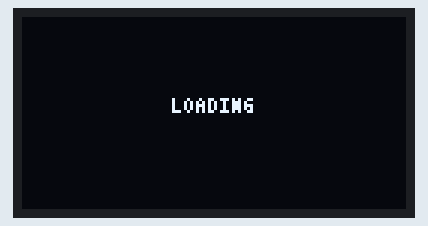
This sketch was run on a simulated Arduino Uno, built with avr-gcc and run on an emulated ATmega328P. On the bench: 128×64 one-colour display.

Above: at 0.5 s.
At 0.9 s:
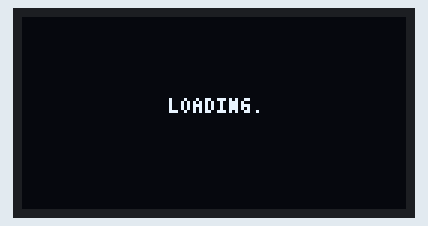
At 1.4 s:
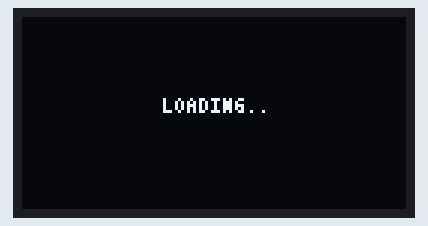
At 1.8 s:
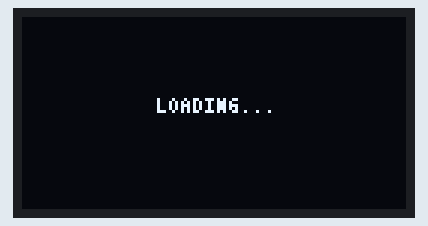
At 2.24 s:
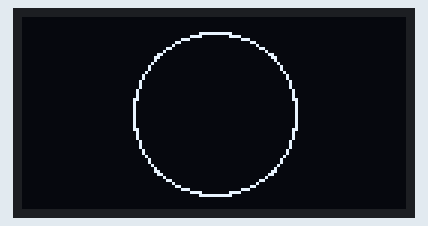
At 5.98 s:
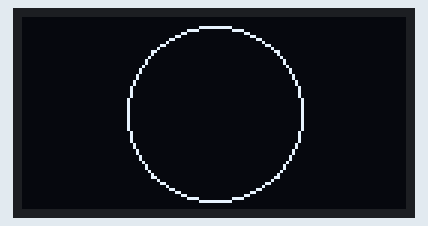

Measured:
- by itself, everything shown: repeats every 4.2 s, in 53 steps
- what the display in image 0 shows lasts 0.4 s, from 0.5 s to 0.9 s

The sketch:

oledmodule.ino
```cpp
#include <Arduino.h>

#include <U8g2lib.h>

 /* we are using u8g2 library here ,
 constructor format for it is as follows
 U8G2_[Controller][Resolution][Variant]_ [Buffer] _ [Communication] _ [Rotation and Pins]
 */
U8G2_SSD1306_128X64_NONAME_F_HW_I2C u8g2(  // we are using hardware i2c communication since software i2c was super slow and taking >1s for each buffer to bitbang.
  U8G2_R0,                  // Rotation: R0 = normal, R1=90°, R2=180°, R3=270°,MIRROR=flips,MIRROR_VERTICAL= flips vertically
  /* clock=*/  22,    // Your SCL pin (e.g., 22)
  /* data=*/   21,    // Your SDA pin (e.g., 21)
  /* reset=*/  U8X8_PIN_NONE // Usually no reset pin needed
);

auto& dis = u8g2;


// functions to draw stuff

//void dis.drawArc(u8g2_uint_t x0, u8g2_uint_t y0, u8g2_uint_t rad, int start, int end)
//void dis.drawBox(u8g2_uint_t x, u8g2_uint_t y, u8g2_uint_t w, u8g2_uint_t h)
//void dis.drawButtonUTF8(u8g2_uint_t x, u8g2_uint_t y, u8g2_uint_t flags, u8g2_uint_t width, u8g2_uint_t padding_h, u8g2_uint_t padding_v, const char *text)

//void dis.drawCircle(u8g2_uint_t x0, u8g2_uint_t y0, u8g2_uint_t rad, int opt = U8G2_DRAW_ALL)
//void dis.drawDisc(u8g2_uint_t x0, u8g2_uint_t y0, u8g2_uint_t rad, int opt = U8G2_DRAW_ALL)
//void dis.drawEllipse(u8g2_uint_t x0, u8g2_uint_t y0, u8g2_uint_t rx, u8g2_uint_t ry, int opt)
//void dis.drawFilledEllipse(u8g2_uint_t x0, u8g2_uint_t y0, u8g2_uint_t rx, u8g2_uint_t ry, int opt)
//void dis.drawFrame(u8g2_uint_t x, u8g2_uint_t y, u8g2_uint_t w, u8g2_uint_t h)
//u8g2_uint_t dis.drawGlyph(u8g2_uint_t x, u8g2_uint_t y, uint16_t encoding)
//u8g2_uint_t dis.drawGlyphX2(u8g2_uint_t x, u8g2_uint_t y, uint16_t encoding)
//  void dis.drawHLine(u8g2_uint_t x, u8g2_uint_t y, u8g2_uint_t w)
//void dis.drawLine(u8g2_uint_t x0, u8g2_uint_t y0, u8g2_uint_t x1, u8g2_uint_t y1)
//void dis.drawPixel(u8g2_uint_t x, u8g2_uint_t y)
//void dis.drawRBox(u8g2_uint_t x, u8g2_uint_t y, u8g2_uint_t w, u8g2_uint_t h, u8g2_uint_t r)
//void dis.drawRFrame(u8g2_uint_t x, u8g2_uint_t y, u8g2_uint_t w, u8g2_uint_t h, u8g2_uint_t r)
//u8g2_uint_t dis.drawStr(u8g2_uint_t x, u8g2_uint_t y, const char *s)
//u8g2_uint_t dis.drawStrX2(u8g2_uint_t x, u8g2_uint_t y, const char *s)
// void dis.drawTriangle(int16_t x0, int16_t y0, int16_t x1, int16_t y1, int16_t x2, int16_t y2)
//  void dis.drawVLine(u8g2_uint_t x, u8g2_uint_t y, u8g2_uint_t h)
//void u8g2_DrawXBM(u8g2_t *u8g2, u8g2_uint_t x, u8g2_uint_t y, u8g2_uint_t w, u8g2_uint_t h, const int *bitmap)
//void u8g2_DrawXBMP(u8g2_t *u8g2, u8g2_uint_t x, u8g2_uint_t y, u8g2_uint_t w, u8g2_uint_t h, const int *bitmap)


//function to read your screen

//int8_t dis.getAscent(void)
//int8_t dis.getDescent(void)
//u8g2_uint_t getDisplayHeight(void)
//u8g2_uint_t getDisplayWidth(void)
//int8_t dis.getMenuEvent(void)
//u8g2_uint_t dis.getStrWidth(const char *s)
//void dis.print(...)
//void dis.setContrast(int value)
//void dis.setCursor(u8g2_uint_t x, u8g2_uint_t y)
//void dis.setDrawColor(int color)
//void dis.setFontDirection(int dir)
//void dis.setFontMode(int is_transparent)
//void dis.setPowerSave(int is_enable)
//void dis.updateDisplay(void)
//void dis.updateDisplayArea(int  tx, int ty, int tw, int th)
//int dis.userInterfaceMessage(const char *title1, const char *title2, const char *title3, const char *buttons)
//int dis.userInterfaceInputValue(const char *title, const char *pre, int *value, int lo, int hi, int digits, const char *post)
//int dis.userInterfaceSelectionList(const char *title, int start_pos, const char *sl)

void loading1(){
  dis.clearBuffer();
  dis.setFont(u8g2_font_profont29_mr);  //huge fonts;P
  dis.drawStr(25,40,"(OwO)");
  dis.sendBuffer();
  delay(1000);

  dis.clearBuffer();
  dis.drawStr(25,40,"(TwT)"); //these are called kaomojis:D
  dis.sendBuffer();
  delay(1000);

  dis.clearBuffer();
  dis.drawStr(25,40,"(^w^)");
  dis.sendBuffer();
  delay(1000);

  dis.clearBuffer();
  dis.drawStr(25,40,"(UwU)");
  dis.sendBuffer();
  delay(1000);

  dis.clearBuffer();
  dis.drawStr(25,40,"(>w<)");
  dis.sendBuffer();
  delay(1000);

  dis.clearBuffer();
  dis.drawStr(25,40,"(=w=)");
  dis.sendBuffer();
  delay(1000);

}


void drawniggadraw(){

  for(int i=30;i>1;i--){
    dis.clearBuffer();
    dis.drawArc(dis.getDisplayWidth()/2,dis.getDisplayHeight()/2,i,0,256);
    dis.sendBuffer();

    if(i == 2){
      for(int i=2;i<30;i++){
        dis.clearBuffer();
        dis.drawArc(dis.getDisplayWidth()/2,dis.getDisplayHeight()/2,i,0,256);
        dis.sendBuffer();


        }
    }

  }
}


void bootAnimation() {
  dis.setFont(u8g2_font_tom_thumb_4x6_tr);  // Small retro font

  const char* texts[] = {"LOADING", "LOADING.", "LOADING..", "LOADING..."};


    for (int j = 0; j < 4; j++) {
      dis.clearBuffer();

      // Center the text horizontally
      int textWidth = dis.getStrWidth(texts[j]);
      dis.drawStr((128 - textWidth) / 2, 32, texts[j]);  // y=32 for middle of screen
      delay(400);
      dis.sendBuffer();
        // Visible but not too slow (~1.6s per cycle)
    }

}


void setup(){
  /*
  bool dis.begin(
   int menu_select_pin,
   int menu_next_pin,
   int menu_prev_pin,
   int menu_up_pin = U8X8_PIN_NONE,
   int menu_down_pin = U8X8_PIN_NONE,
   int menu_home_pin = U8X8_PIN_NONE
   )
  */
  dis.begin( );
  bootAnimation();


}

void loop(){

 drawniggadraw();


}
```
